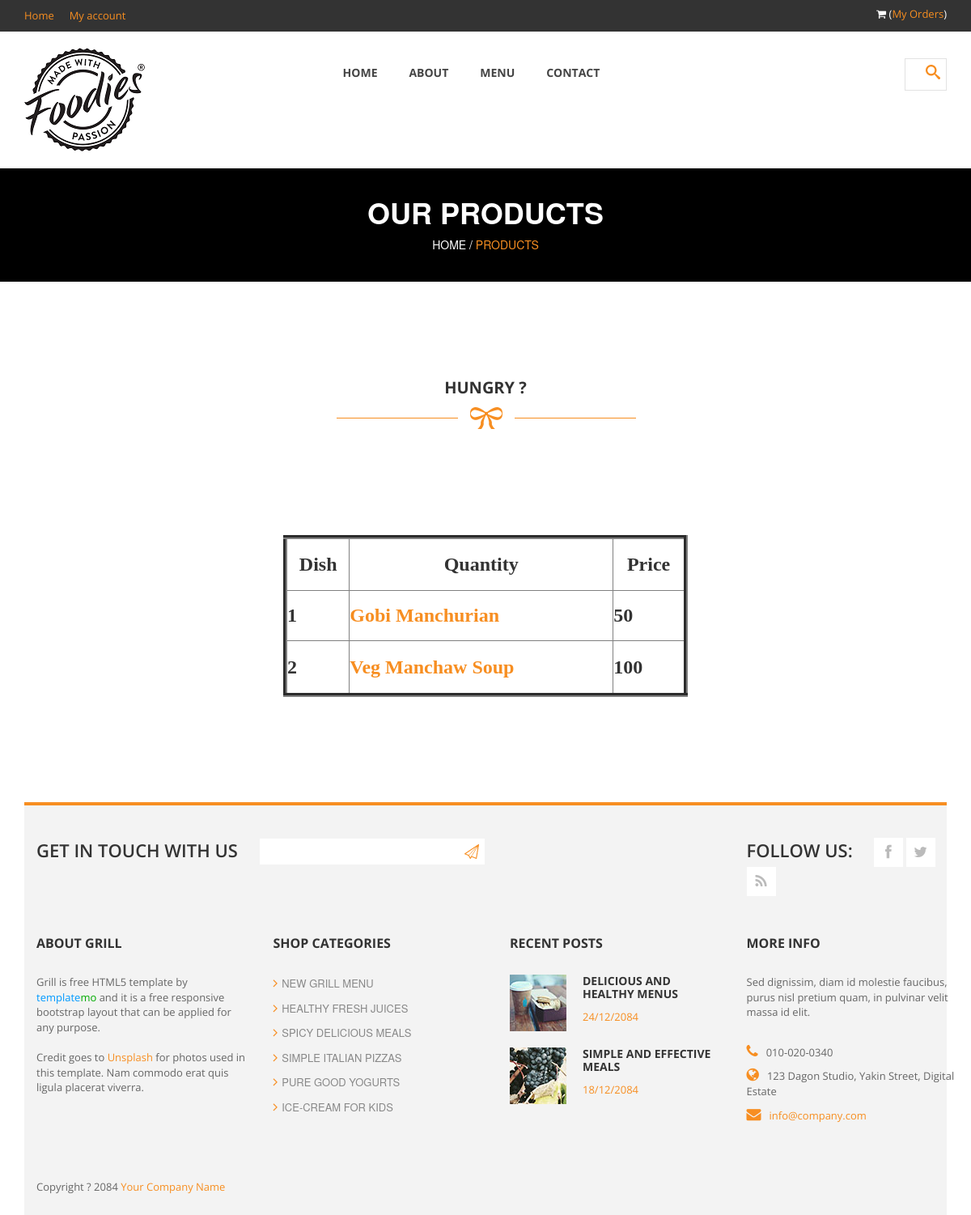
Screenshot of /trash/chinese.php with the database file from the repository.
### tables this page shows
CREATE TABLE IF NOT EXISTS `chinese` (
  `srno` int(11) NOT NULL,
  `Dish` varchar(20) NOT NULL,
  `Price` int(11) NOT NULL,
  `pic` text NOT NULL,
  PRIMARY KEY (`srno`)
);

### trash/chinese.php (the view, shortened to what this page needs)
<!DOCTYPE html>
 <html class="no-js">
    <head>
        <link rel="stylesheet" href="css/bootstrap.css">
        <link rel="stylesheet" href="css/font-awesome.css">
        <link rel="stylesheet" href="css/templatemo_style.css">
        <link rel="stylesheet" href="css/templatemo_misc.css">
        <link rel="stylesheet" href="css/flexslider.css">
        <link rel="stylesheet" href="css/testimonails-slider.css">
    </head>
    <body>
            <header>
                <div id="top-header">
                    <div class="container">
                        <div class="row">
                            <div class="col-md-6">
                                <div class="home-account">
                                    <a href="#">Home</a>
                                    <a href="#">My account</a>
                                </div>
                            </div>
                            <div class="col-md-6">
                                <div class="cart-info">
                                    <i class="fa fa-shopping-cart"></i>
                                    (<a href="myorder.php">My Orders</a>)
                                </div>
                            </div>
                        </div>
                    </div>
                </div>
                <div id="main-header">
                    <div class="container">
                        <div class="row">
                            <div class="col-md-3">
                                <div class="logo">
                                    <a href="#"><img src="images/foodieslogo.png" title="❤️Foodies❤️" alt="❤️Foodies❤️" ></a>
                                </div>
                            </div>
                            <div class="col-md-6">
                                <div class="main-menu">
                                    <ul>
                                        <li><a href="index.php">Home</a></li>
                                        <li><a href="about-us.html">About</a></li>
                                        <li><a href="products.html">Menu</a></li>
                                        <li><a href="contact-us.html">Contact</a></li>
                                    </ul>
                                </div>
                            </div>
                            <div class="col-md-3">
                                <div class="search-box">
                                    <form name="search_form" method="get" class="search_form">
                                        <input type="submit" id="search-button" />
                                    </form>
                                </div>
                            </div>
                        </div>
                    </div>
                </div>
            </header>
            <div id="heading">
                <div class="container">
                    <div class="row">
                        <div class="col-md-12">
						<div class="heading-content">
                                <h2>Our Products</h2>
                                <span>Home / <a href="about-us.html">Products</a></span>
                            </div>
                        </div>
                    </div>
                </div>
            </div>
            <div id="products-post">
                <div class="container">
                    <div class="row">
                        <div class="col-md-12">
                            <div id="product-heading">
                                <h2>Hungry ?</h2>
                                <img src="images/under-heading.png" alt="" >
                            </div>
                        </div>
                    </div>
                    <div class="row" id="Container"><center><font face="Times New Roman, Times, serif">
					<h3>
					<table border="5" width="500" height="200" style="text-align:center">
						<tr align="center" >
						 <th style="text-align:center">Dish</th>
						 <th style="text-align:center">Quantity</th>
						 <th style="text-align:center">Price</th>
                        </tr>
					<?php
					$q=mysql_query("select * from chinese");
						$cnt=1;
					while($row=mysql_fetch_array($q))
					{
					echo "<tr>";
					echo "<th>".$cnt;
					echo "</th>";
					$n=$row['srno'];
					$s=$row['Dish'];
				$t="roti";
					echo "<th>";
					echo "<a href='dish.php?ide=$n&w=$t'>".$s;
					echo "</a>";
					echo "</th>";
					echo "<th>".$row['Price'];
					echo "</th>";
					echo "</tr>";
					$cnt=$cnt+1;
					}
					?>
					</table>
					  </h3> </center>
                        </div>
			<footer>
                <div class="container">
                    <div class="top-footer">
                        <div class="row">
                            <div class="col-md-9">
                                <div class="subscribe-form">
                                    <span>Get in touch with us</span>
                                    <form method="get" class="subscribeForm">
                                        <input id="subscribe" type="text" />
                                        <input type="submit" id="submitButton" />
                                    </form>
                                </div>
                            </div>
                            <div class="col-md-3">
                                <div class="social-bottom">
                                    <span>Follow us:</span>
                                    <ul>
                                        <li><a href="#" class="fa fa-facebook"></a></li>
                                        <li><a href="#" class="fa fa-twitter"></a></li>
                                        <li><a href="#" class="fa fa-rss"></a></li>
                                    </ul>
                                </div>
                            </div>
                        </div>
                    </div>
                    <div class="main-footer">
                        <div class="row">
                            <div class="col-md-3">
                                <div class="about">
                                    <h4 class="footer-title">About Grill</h4>
                                    <p>Grill is free HTML5 template by <span class="blue">template</span><span class="green">mo</span> and it is a free responsive bootstrap layout that can be applied for any purpose.
                                    <br><br>Credit goes to <a rel="nofollow" href="http://unsplash.com">Unsplash</a> for photos used in this template. Nam commodo erat quis ligula placerat viverra.</p>
                                </div>
                            </div>
                            <div class="col-md-3">
                                <div class="shop-list">
                                    <h4 class="footer-title">Shop Categories</h4>
                                    <ul>
                                        <li><a href="#"><i class="fa fa-angle-right"></i>New Grill Menu</a></li>
                                        <li><a href="#"><i class="fa fa-angle-right"></i>Healthy Fresh Juices</a></li>
                                        <li><a href="#"><i class="fa fa-angle-right"></i>Spicy Delicious Meals</a></li>
                                        <li><a href="#"><i class="fa fa-angle-right"></i>Simple Italian Pizzas</a></li>
                                        <li><a href="#"><i class="fa fa-angle-right"></i>Pure Good Yogurts</a></li>
                                        <li><a href="#"><i class="fa fa-angle-right"></i>Ice-cream for kids</a></li>
                                    </ul>
                                </div>
                            </div>
                            <div class="col-md-3">
                                <div class="recent-posts">
                                    <h4 class="footer-title">Recent posts</h4>
                                    <div class="recent-post">
                                        <div class="recent-post-thumb">
                                            <img src="images/recent-post1.jpg" alt="">
                                        </div>
                                        <div class="recent-post-info">
                                            <h6><a href="#">Delicious and Healthy Menus</a></h6>
                                            <span>24/12/2084</span>
                                        </div>
                                    </div>
                                    <div class="recent-post">
                                        <div class="recent-post-thumb">
                                            <img src="images/recent-post2.jpg" alt="">
                                        </div>
                                        <div class="recent-post-info">
                                            <h6><a href="#">Simple and effective meals</a></h6>
                                            <span>18/12/2084</span>
                                        </div>
                                    </div>
                                </div>
                            </div>
                            <div class="col-md-3">
                                <div class="more-info">
                                    <h4 class="footer-title">More info</h4>
                                    <p>Sed dignissim, diam id molestie faucibus, purus nisl pretium quam, in pulvinar velit massa id elit.</p>
                                    <ul>
                                        <li><i class="fa fa-phone"></i>010-020-0340</li>
                                        <li><i class="fa fa-globe"></i>123 Dagon Studio, Yakin Street, Digital Estate</li>
                                        <li><i class="fa fa-envelope"></i><a href="#">info@company.com</a></li>
                                    </ul>
                                </div>
                            </div>
                        </div>
                    </div>
                    <div class="bottom-footer">
                        <p>Copyright ? 2084 <a href="#">Your Company Name</a></p>
                    </div>
                </div>
            </footer>
    </body>
</html>

### rows the page displays
chinese: Dish "Gobi Manchurian", Price "50"
chinese: Dish "Veg Manchaw Soup", Price "100"
